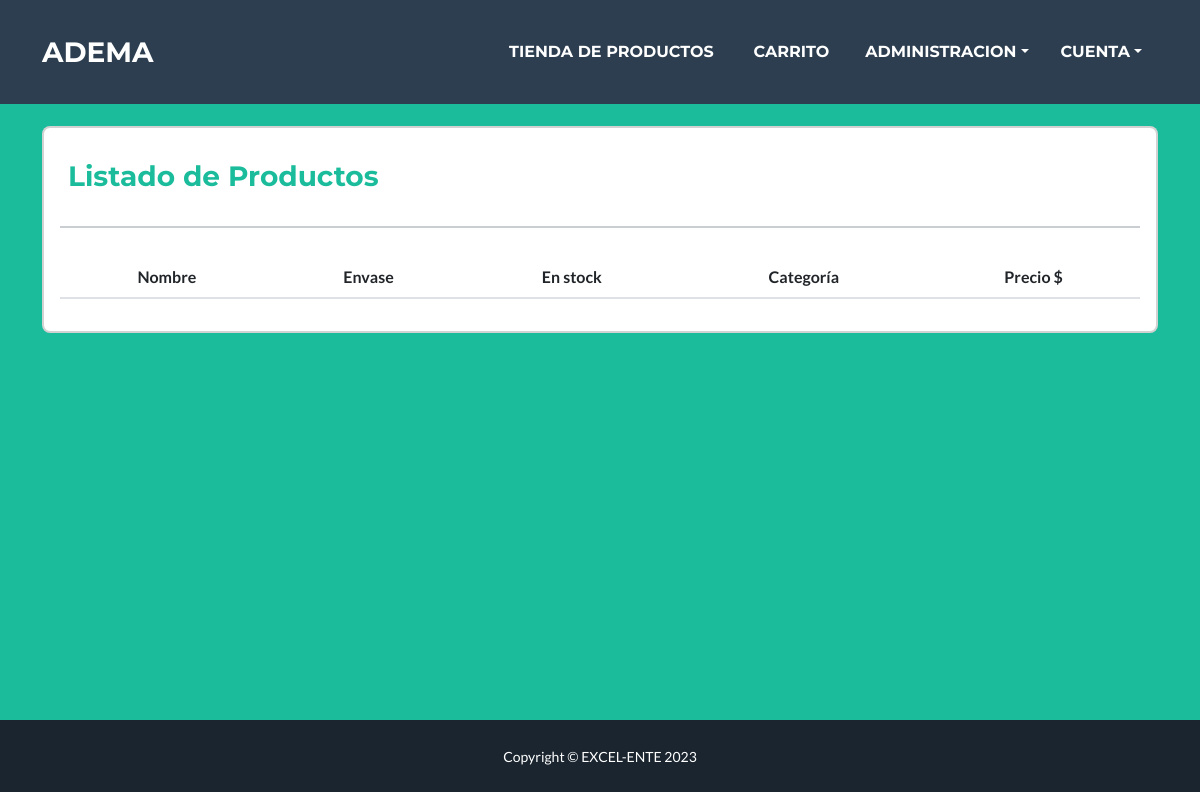
/producto/gestionar, run on an earlier commit of the app's database.
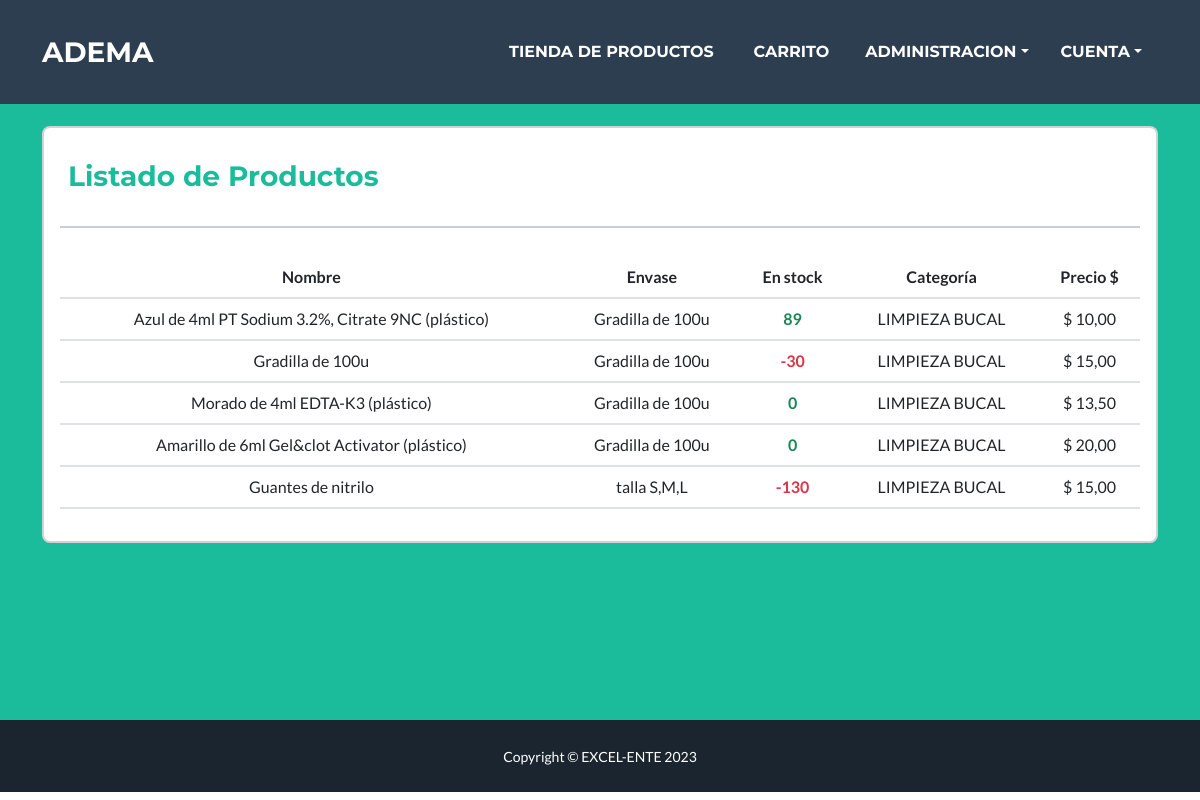
And on a later commit of the database.
### producto/models.py (models this page shows, shortened)
class Producto(models.Model):
    nombre = models.CharField(max_length=100)
    descripcion = models.CharField(max_length=200)
    imagen = models.ImageField(
        upload_to='img/',
        blank=True,
        null=True,
        validators=[FileExtensionValidator(allowed_extensions=['jpg', 'jpeg', 'png', 'gif']), validate_image_size]
    )
    costo = models.DecimalField(verbose_name="Costo unit.",max_digits=25, decimal_places=2,default=0 ,blank=True,null=True)
    precio_usd = models.DecimalField(verbose_name="Costo en Dolares",default=0,max_digits=25, decimal_places=2,blank=True,null=True)
    precio = models.DecimalField(verbose_name="Precio Venta",default=0,max_digits=25, decimal_places=2)
    precio_bs = models.DecimalField(verbose_name="Bolivianos",default=0,max_digits=25, decimal_places=2)
    en_stock = models.DecimalField(max_digits=25, default=0, decimal_places=2)
    categoria = models.ForeignKey(Categoria, on_delete=models.SET_NULL, null=True, blank=True)

class Categoria(models.Model):
    nombre = models.CharField(max_length=100)
    def __str__(self):
        return self.nombre

### producto/views.py (the view)
# urls.py: path('producto/gestionar', views.ProductManage.as_view(), name='manage'),
class ProductManage(ListView):
    model = Producto
    template_name_suffix = '_manage'

### producto/templates/producto/producto_manage.html (shortened to what this page needs)
{% extends 'core/base.html' %}
{% block content %}
<div class="container">
    <div class="" style="text-align: start;">
        <h1 class="text-light p-3" style="margin-top: 70px;"><b></b></h1>
    </div>
    <div class="card p-3">
        <div class="mt-2 d-flex">
            <h3 class="text-primary p-2">Listado de Productos</h3>
        </div>
        <hr class="text-secondary" style="height: 15px;">
        <table class="table table-hover">
            <thead>
            <tr>
                <th scope="col">Nombre</th>
                <th scope="col">Envase</th>
                <th scope="col">En stock</th>
                <th scope="col">Categoría</th>
                <th scope="col">Precio $</th>
            </tr>
            </thead>
            <tbody>
            {% for producto in producto_list %}
                <tr>
                    <td>{{ producto.nombre }}</td>
                    <td>{{ producto.descripcion|truncatechars:100 }}</td>
                    {% if producto.en_stock >= 0 %}
                    <td><b class="text-success">{{ producto.en_stock|floatformat:0 }}</b></td>
                    {% else %}
                    <td><b class="text-danger">{{ producto.en_stock|floatformat:0 }}</b></td>
                    {% endif %}
                    <td>{{ producto.categoria|default:'Sin Categoría' }}</td>
                    <td>$ {{ producto.precio }}</td>
                </tr>
            {% endfor %}
            </tbody>
        </table>
</div>
</div>
{% endblock %}

### templates/core/base.html (shortened to what this page needs)
{% load static %}
<!DOCTYPE html>
<html lang="es">
    <head>
        <link href="{% static 'css/styles.css' %}" rel="stylesheet" />
        <link rel="stylesheet" href="https://cdnjs.cloudflare.com/ajax/libs/font-awesome/4.7.0/css/font-awesome.min.css">
    </head>
    <body id="page-top">
        <nav class="navbar navbar-expand-lg bg-secondary text-uppercase fixed-top" id="mainNav">
            <div class="container">
                <a class="navbar-brand" href="#page-top">ADEMA</a>
                <div class="collapse navbar-collapse" id="navbarResponsive">
                    <ul class="navbar-nav ms-auto">
                        <li class="nav-item mx-0 mx-lg-1"><a class="nav-link py-3 px-0 px-lg-3 rounded" href="/">Tienda de productos</a></li>
                        <li class="nav-item mx-0 mx-lg-1"><a class="nav-link py-3 px-0 px-lg-3 rounded" href="/carrito/">Carrito</a></li>
                        <li class="nav-item dropdown">
                            <a class="nav-link py-3 px-0 px-lg-3 rounded dropdown-toggle" href="#" id="productosDropdown" role="button" data-bs-toggle="dropdown" aria-haspopup="true" aria-expanded="false">Administracion</a>
                        </li>
                        <li class="nav-item dropdown">
                            <a class="nav-link py-3 px-0 px-lg-3 rounded dropdown-toggle" href="#" id="productosDropdown" role="button" data-bs-toggle="dropdown" aria-haspopup="true" aria-expanded="false">Cuenta</a>
                        </li>
                    </ul>
                </div>
            </div>
        </nav>
        <header class=" bg-primary text-white text-center" style="min-height: 90vh;">
            <div class="d-flex flex-column p-3">
                {% block content %}
                {% endblock %}
            </div>
        </header>
        <footer class="copyright py-4 text-center text-white">
            <div class="container">
                <small>Copyright &copy; EXCEL-ENTE 2023</small>
            </div>
        </footer>
    </body>
</html>

What changed in the data, as far as the page shows it:
added Producto: nombre "Azul de 4ml PT Sodium 3.2%, Citrate 9NC (plástico)", descripcion "Gradilla de 100u", en_stock "89", categoria "LIMPIEZA BUCAL", precio "10,00"
added Producto: nombre "Gradilla de 100u", descripcion "Gradilla de 100u", en_stock "-30", categoria "LIMPIEZA BUCAL", precio "15,00"
added Producto: nombre "Morado de 4ml EDTA-K3 (plástico)", descripcion "Gradilla de 100u", en_stock "0", categoria "LIMPIEZA BUCAL", precio "13,50"
added Producto: nombre "Amarillo de 6ml Gel&clot Activator (plástico)", descripcion "Gradilla de 100u", en_stock "0", categoria "LIMPIEZA BUCAL", precio "20,00"
added Producto: nombre "Guantes de nitrilo", descripcion "talla S,M,L", en_stock "-130", categoria "LIMPIEZA BUCAL", precio "15,00"
